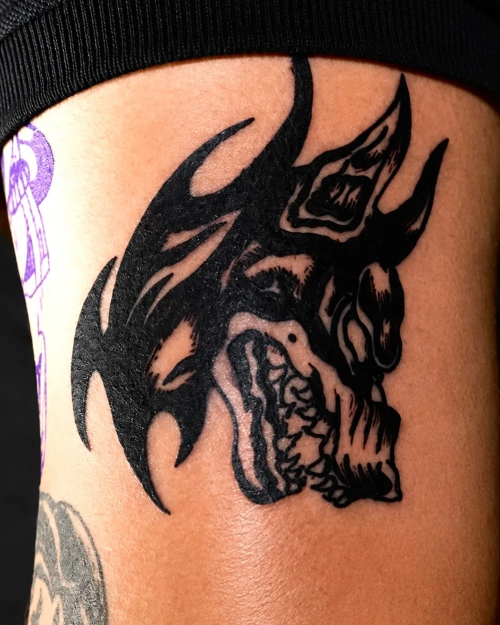
#> input picture assets/img/hero-3.webp, 1000 x 1250 px, given in place of logo.png, which was not available (shown at 1/2 size)
$ python og.py
#> lines starting #> are read from the running program, lines starting #| are printed output that depends on the picture; pictures that were not available may be replaced by others from this repository, and a replacement may not be noted
# Gera og.jpg (1200x630), favicon-64.png e apple-touch-icon.png a partir de assets/logo.png.
# Uso: python -I tools/og.py  (rodar da pasta site/)
import os
from PIL import Image, ImageDraw, ImageFont

BASE = os.path.dirname(os.path.dirname(os.path.abspath(__file__)))
REF = os.path.join(os.path.dirname(BASE), '_ref')
PLEX = os.path.join(REF, 'fontes', 'Plex.ttf')
PRETO, VERM = (7, 7, 8), (211, 20, 31)
logo = Image.open(os.path.join(BASE, 'assets', 'logo.png')).convert('RGBA')


def brilho(w, h, cx, cy, r, cor, forca):
    # mancha radial suave sobre o preto (o mesmo brilho vermelho do site)
#> called with w = 1200, h = 630, cx = 600, cy = 315, r = 560, cor = (211, 20, 31), forca = 0.18
    g = Image.new('L', (w, h), 0); d = ImageDraw.Draw(g)
#> after `g = Image.new('L', (w, h), 0)`: g: PIL image 1200x630 L; every value is 0
    for k in range(60, 0, -1):
        v = int(255 * forca * (1 - k / 60) ** 2)
        d.ellipse((cx - r * k / 60, cy - r * k / 60 * .7, cx + r * k / 60, cy + r * k / 60 * .7), fill=v)
    base = Image.new('RGB', (w, h), PRETO)
    base.paste(Image.new('RGB', (w, h), cor), (0, 0), g)
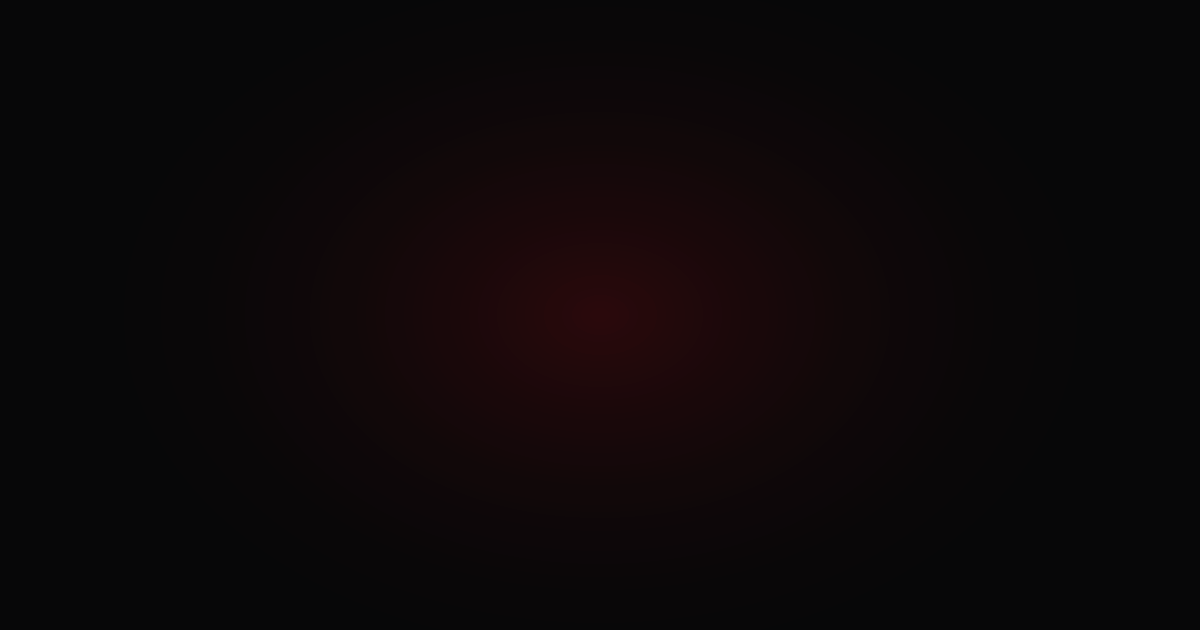
#> base: PIL image 1200x630 RGB; mean R, G, B 12.1, 7.3, 8.5
    return base


# prévia de link (WhatsApp, Instagram, etc.): 1200x630.
# O WhatsApp muitas vezes mostra só o quadrado central (630x630), então logo e textos ficam
# dentro dele; as laterais levam duas fotos de tattoo que somem em direção ao centro.
og = brilho(1200, 630, 600, 315, 560, VERM, .18)
for arq, x0 in (('hero-1.webp', 0), ('hero-2.webp', 860)):
    ft = Image.open(os.path.join(BASE, 'assets', 'img', arq)).convert('RGB')
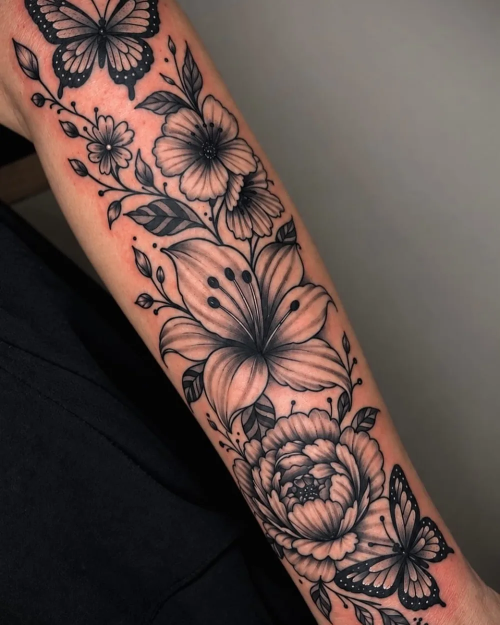
#> input picture assets/img/hero-1.webp, 1000 x 1250 px (shown at 1/2 size)
#> ft is the input picture: PIL image 1000x1250 RGB; mean R, G, B 94.5, 77.1, 72
    ft = ft.resize((round(630 * ft.width / ft.height), 630), Image.LANCZOS)
#> ft: PIL image 504x630 RGB
    ft = ft.crop(((ft.width - 340) // 2, 0, (ft.width - 340) // 2 + 340, 630))
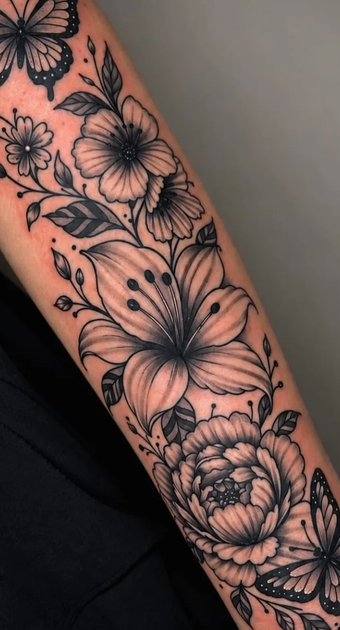
#> ft: PIL image 340x630 RGB; mean R, G, B 100.1, 79.6, 74.1
    m = Image.new('L', (340, 630), 0); dm = ImageDraw.Draw(m)
#> after `m = Image.new('L', (340, 630), 0)`: m: PIL image 340x630 L; every value is 0
    for x in range(340):
        t = 1 - x / 339 if x0 == 0 else x / 339  # 1 na borda externa, 0 perto do centro
        dm.line([(x, 0), (x, 630)], fill=int(255 * .62 * t ** 1.3))
    og.paste(ft, (x0, 0), m)
#> pass 2 of the loop `for arq, x0 in (('hero-1.webp', 0), ('hero-2.webp', 860)):`:
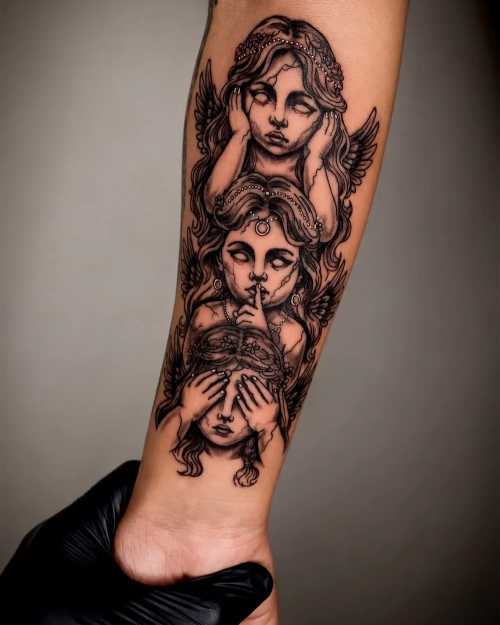
#> input picture assets/img/hero-2.webp, 1000 x 1250 px (shown at 1/2 size)
#> ft is the input picture: PIL image 1000x1250 RGB; mean R, G, B 110.3, 89.8, 81.3
#> `ft = ft.crop(((ft.width - 340) // 2, 0, (ft.width - 340) // 2 + 340, 6..`:
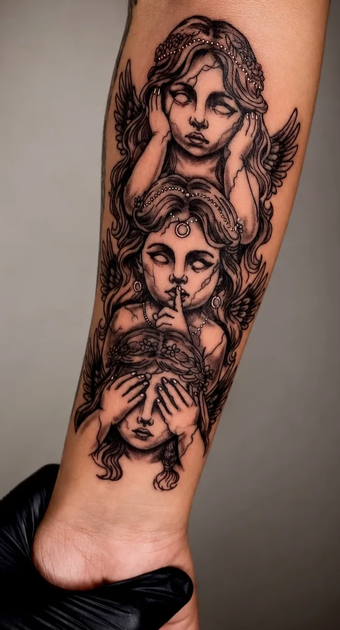
#> ft: PIL image 340x630 RGB; mean R, G, B 119.9, 94, 84.5
#> `og.paste(ft, (x0, 0), m)`:
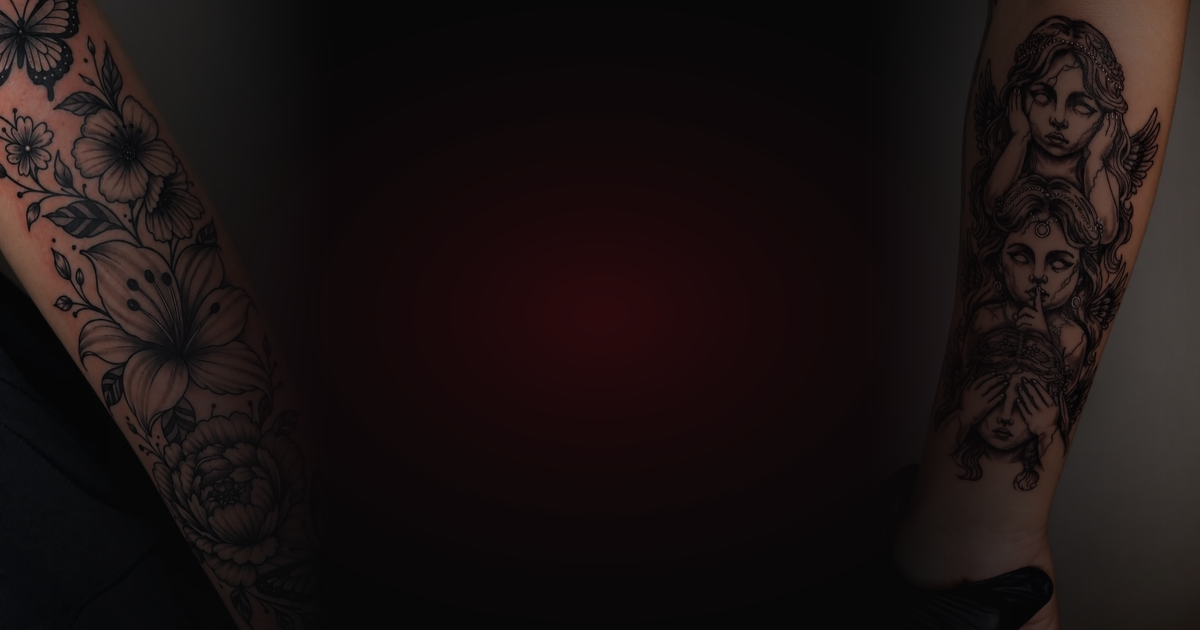
#> og: PIL image 1200x630 RGB; mean R, G, B 26.6, 18.1, 18.1
lw = 560; lg = logo.resize((lw, round(lw * logo.height / logo.width)), Image.LANCZOS)
y = 190
og.paste(lg, ((1200 - lw) // 2, y), lg)
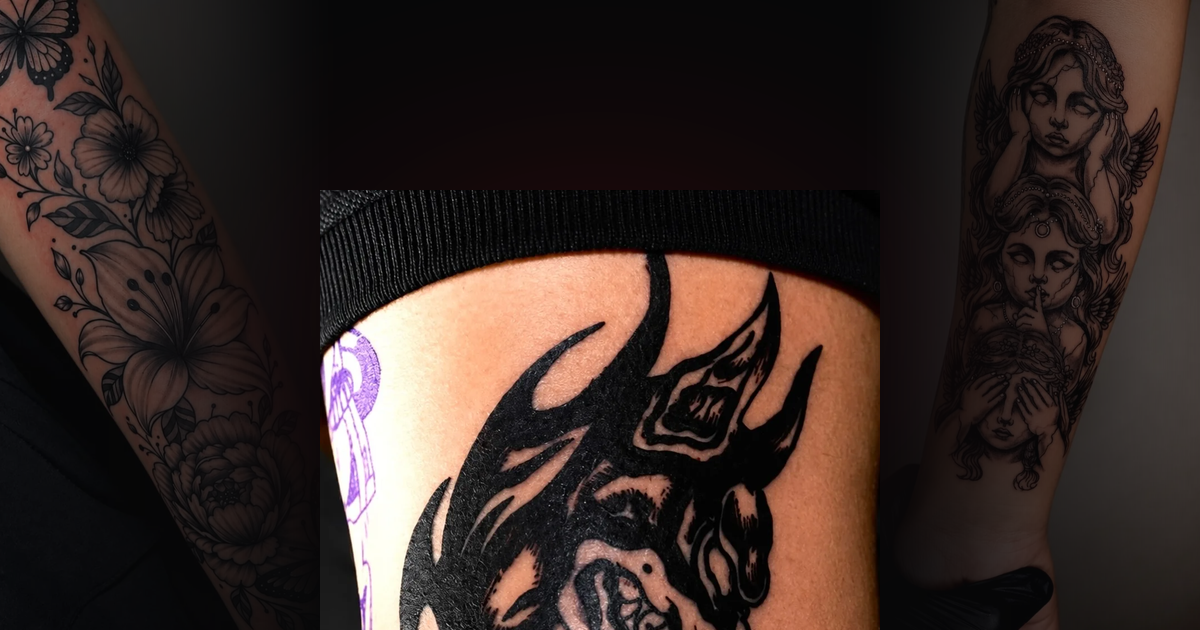
#> og: PIL image 1200x630 RGB; mean R, G, B 54.9, 41.9, 38
d = ImageDraw.Draw(og)
fs = ImageFont.truetype(PLEX, 21); fs2 = ImageFont.truetype(PLEX, 22)
yy = y + lg.height + 26
#> yy = 916
t1 = 'T A T T O O   S T U D I O'; w1 = d.textlength(t1, font=fs)
#> after `w1 = d.textlength(t1, font=fs)`: w1 = 253.1
d.text(((1200 - w1) / 2, yy), t1, font=fs, fill=(214, 214, 218))
for cx in ((1200 - w1) / 2 - 22, (1200 + w1) / 2 + 22):  # losangos vermelhos, como no site
    d.polygon([(cx, yy + 6), (cx + 6, yy + 12), (cx, yy + 18), (cx - 6, yy + 12)], fill=VERM)
#> this loop made 2 passes
#> cx on passes 1 to 2: 451.5, 748.5
t2 = "Santa Bárbara d'Oeste · SP"; w2 = d.textlength(t2, font=fs2)
#> after `w2 = d.textlength(t2, font=fs2)`: w2 = 297.8
d.text(((1200 - w2) / 2, yy + 52), t2, font=fs2, fill=(160, 160, 167))
og.save(os.path.join(BASE, 'og.jpg'), quality=84, optimize=True, progressive=True)

# ícone: "F" isolado no mesmo pincel (_ref/logo/f.png, gerado por IA em branco sobre preto)
g = Image.open(os.path.join(REF, 'logo', 'f.png')).convert('L')
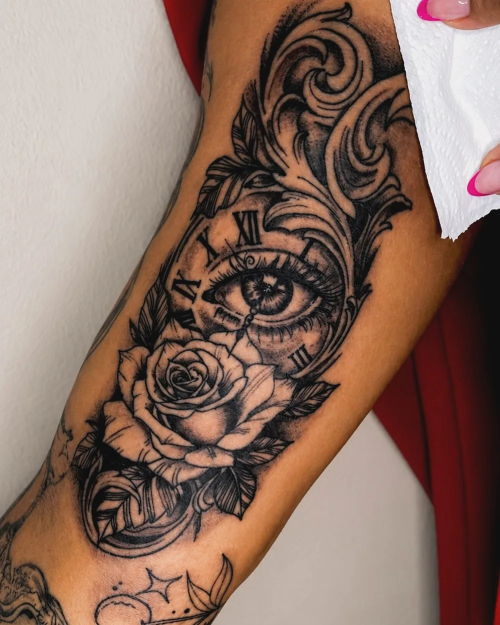
#> input picture assets/img/hero-4.webp, 1000 x 1250 px, given in place of f.png, which was not available (shown at 1/2 size)
#> g: PIL image 1000x1250 L
g = g.point(lambda v: 0 if v < 30 else 255 if v > 200 else int((v - 30) * 255 / 170))
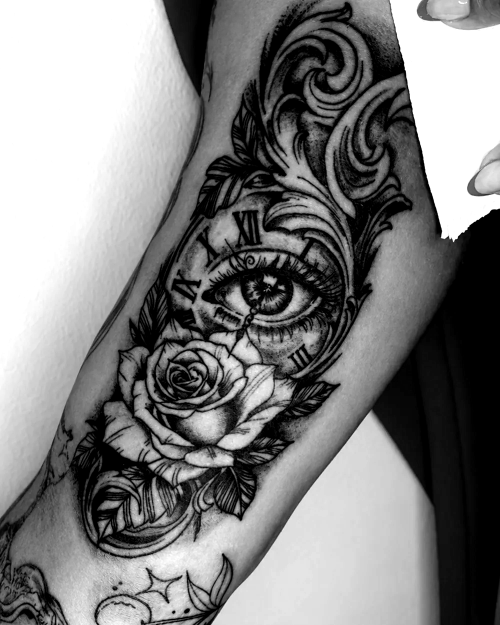
#> g: PIL image 1000x1250 L (shown at 1/2 size); min 0, max 255, mean 128.7
f = Image.new('RGBA', g.size, (255, 255, 255, 0)); f.putalpha(g); f = f.crop(g.getbbox())
for nome, tam in (('favicon-64.png', 64), ('apple-touch-icon.png', 180)):
    ic = Image.new('RGB', (tam, tam), PRETO)
    s = tam * .82 / max(f.size); ff = f.resize((round(f.width * s), round(f.height * s)), Image.LANCZOS)
    ic.paste(ff, ((tam - ff.width) // 2, (tam - ff.height) // 2), ff)
    ic.save(os.path.join(BASE, nome))
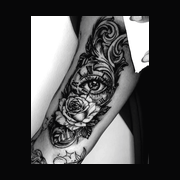
#> ic: PIL image 180x180 RGB; mean R, G, B 74.5, 74.5, 75.2
print('ok')
